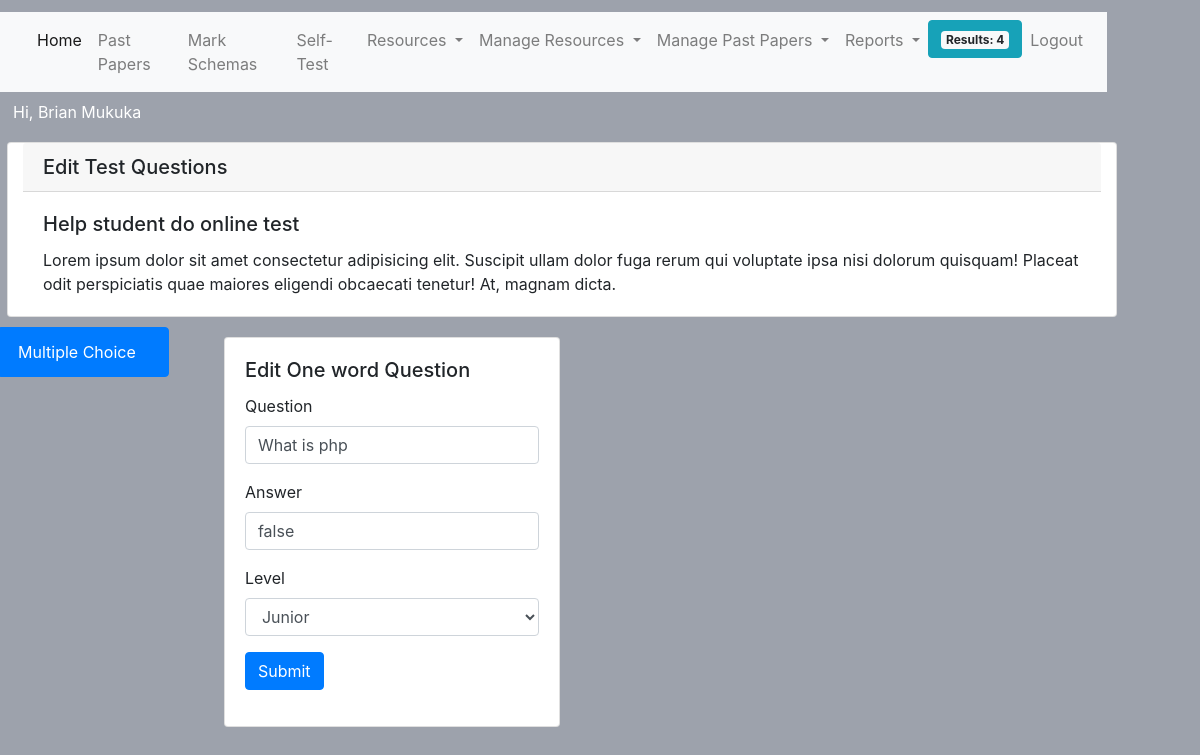
/admin/lessons/tests/edit_test.php?id=57 (signed in), run on the app's committed database.
### tables this page shows
CREATE TABLE `questions` (
  `id` int(11) NOT NULL,
  `type` varchar(100) NOT NULL,
  `text` varchar(100) NOT NULL,
  `created_by` varchar(100) NOT NULL,
  `created_at` timestamp NOT NULL DEFAULT current_timestamp(),
  `updated_at` date DEFAULT NULL,
  `a` varchar(1000) DEFAULT NULL,
  `b` varchar(1000) DEFAULT NULL,
  `c` varchar(1000) DEFAULT NULL,
  `d` varchar(1000) DEFAULT NULL,
  `answer` varchar(1000) NOT NULL,
  `level` varchar(100) NOT NULL DEFAULT 'junior'
);

### admin/lessons/tests/api.php (called while the page is built, shortened)
<?php
function getQuestion($id)
{
    $conn = DBCoonect();
    $sql = "SELECT * FROM questions WHERE `id` = '$id'";
    $results = mysqli_query($conn, $sql);
    return mysqli_fetch_assoc($results);
}

### admin/lessons/tests/edit_one_word.php (the view, shortened to what this page needs)
  <div class="row">
  <div class="col-4">
    <div class="list-group" id="list-tab" role="tablist">
      <a class="list-group-item list-group-item-action active" id="list-home-list" data-toggle="list" href="#list-home" role="tab" aria-controls="home">Multiple Choice</a>
    </div>
  </div>
  <div class="col-8">
    <div class="tab-content" id="nav-tabContent">
      <div class="tab-pane fade show active" id="list-home" role="tabpanel" aria-labelledby="list-home-list">
  <div class="col-md-6">
 <div class="card" style="width: 21rem;">
  <div class="card-body">
    <h5 class="card-title"> Edit One word Question</h5>
<form class='' action='api.php' method='post'>
      <div class="form-group ">
    <label for="name">Question</label>
    <input type="text" value="<? echo $text?>" class="form-control" name="text" aria-describedby="textHelp" />
  </div>
     <div class="form-group ">
    <label for="gender">Answer</label>
    <input type="text" class="form-control" value="<? echo $answer?>"  name="answer" aria-describedby="textHelp" />
  </div>
       <div class="form-group ">
    <label for="grade">Level</label>
        <select  class="form-control"  selected="<? echo $level ?>" name="level" aria-describedby="genderHelp" >
  <option <?  if($level == 'junior') echo 'selected'  ?>   value='junior'> Junior </option>
    </select>
  </div>
     <div class="form-group ">
  <button type="submit" class="btn btn-primary">Submit</button>
  </div>
</form>
</div>
</div>
</div>
      </div>
    </div>
  </div>
  </div>
<?php
require_once('../../../layout/admin/footer.php')
?>

### assets/css/custom.css (style rules this page uses)
@media screen and (min-width: 480px) { body { background-color: rgb(157, 162, 172); width: 90vw; height: 90vh; margin: 1vw; } }
.card { margin:10px !important }

### data on the page
questions: text "What is php", answer "false", level "Junior"

### other printed values
$total "4"
$_SESSION['user']['name'] "Brian Mukuka"
